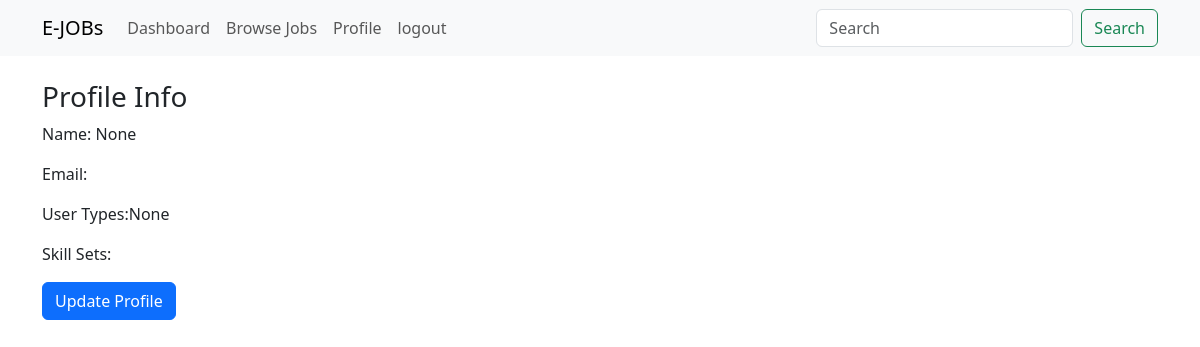
The app's page /profile-view/ (signed in), older data.
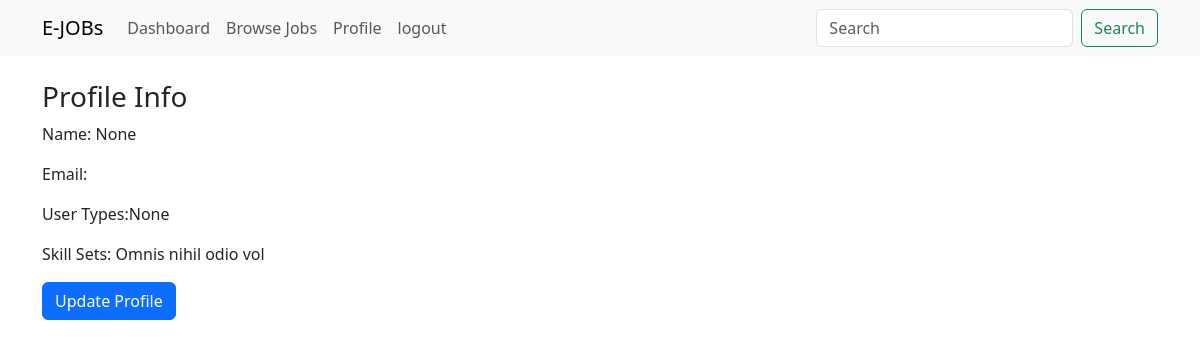
The same page, newer data.
### jobportal/models.py (models this page shows, shortened)
class User(AbstractUser):
    USER_TYPES = [
        ('Recruiter', 'Recruiter'),
        ('Seeker', 'Seeker'),
    ]
    display_name = models.CharField(max_length=200, null=True)
    user_type = models.CharField(choices=USER_TYPES, max_length=20, null=True)

class SeekerProfileModel(models.Model):
    seeker = models.OneToOneField(
        User,
        on_delete=models.CASCADE,
        related_name='seeker_profile',
        null=True
    )
    name = models.CharField(max_length=200, null=True)
    address = models.TextField(null=True)
    contact = models.CharField(max_length=20, null=True)
    profile_image = models.ImageField(upload_to='seeker_image', null=True)
    skills_set = models.TextField(null=True)
    created_at = models.DateField(auto_now_add=True, null=True)
    updated_at = models.DateField(auto_now=True, null=True)

### jobportal/views.py (the view)
# urls.py: path('profile-view/', profile_view, name='profile_view'),
@login_required
def profile_view(request):
    return render(request, 'profile.html')

### jobportal/templates/profile.html
{% extends 'master/base.html' %}
{% block content %}
    <h3>Profile Info</h3>
    <p>
        Name: {{request.user.display_name}}
    </p>
    <p>
        Email: {{request.user.email}}
    </p>
    <p>
        User Types:{{request.user.user_type}}
    </p>
     {% if request.user.user_type == 'Recruiter' %}
    <p>Company Name: {{request.user.recruiter_profile.company_name}}</p>
    {% else %}
    <p>Skill Sets: {{request.user.seeker_profile.skills_set}}</p>
    {% endif %}
    <a href="{% url 'update_profile_view' %}" class="btn btn-primary">Update Profile</a>
{% endblock content %}

### jobportal/templates/master/base.html (shortened to what this page needs)
<!doctype html>
<html lang="en">
  <head>
    <link href="https://cdn.jsdelivr.net/npm/bootstrap@5.3.8/dist/css/bootstrap.min.css" rel="stylesheet">
  </head>
  <body>
    {% include 'master/nav.html' %}
    <div class="container">
        {% block content %}
        {% endblock content %}
    </div>
  </body>
</html>

### jobportal/templates/master/nav.html (shortened to what this page needs)
<nav class="navbar navbar-expand-lg bg-body-tertiary">
  <div class="container">
    <a class="navbar-brand" href="#">E-JOBs</a>
    <div class="collapse navbar-collapse" id="navbarSupportedContent">
      <ul class="navbar-nav me-auto mb-2 mb-lg-0">
        {% if request.user.is_authenticated %}
        <li class="nav-item">
          <a class="nav-link " href="{% url 'dashboard_view' %}">Dashboard</a>
        </li>
        <li class="nav-item">
          <a class="nav-link " href="{% url 'browse_job_view' %}">Browse Jobs</a>
        </li>
        <li class="nav-item">
          <a class="nav-link " href="{% url 'profile_view' %}">Profile</a>
        </li>
        <li class="nav-item">
          <a class="nav-link " href="{% url 'logout_view' %}">logout</a>
        </li>
        {% endif %}
      </ul>
      <form class="d-flex" role="search">
        <input class="form-control me-2" type="search" placeholder="Search" aria-label="Search"/>
        <button class="btn btn-outline-success" type="submit">Search</button>
      </form>
    </div>
  </div>
</nav>

Row changes from the older to the newer data that the page shows:
changed User "None": user.seeker_profile.skills_set (not shown) → "Omnis nihil odio vol"
